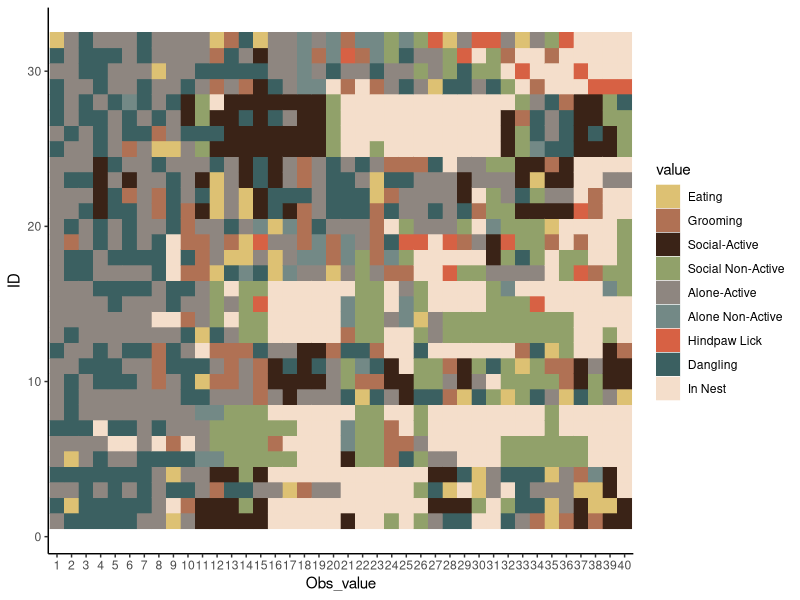
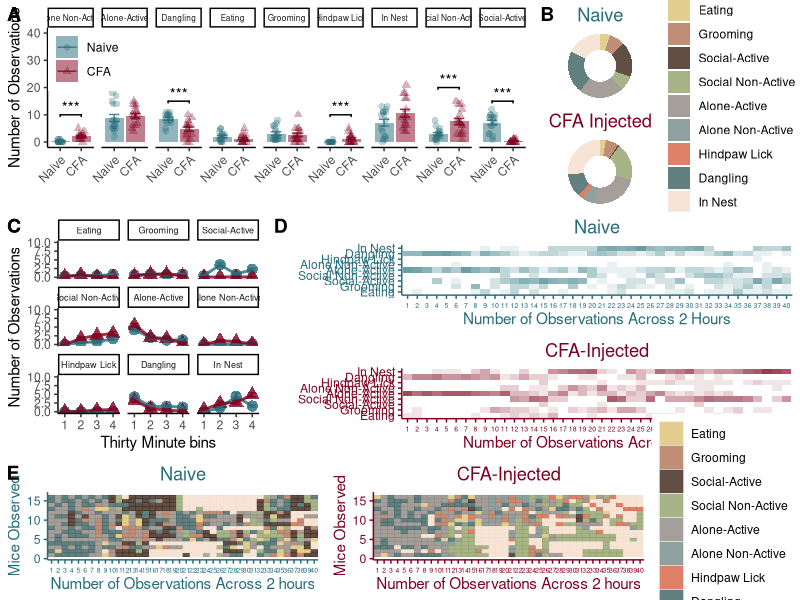

Here is the R script that generated these plots, in order: (Note: this script raises an error after producing the figures.)
## ---- chunk 1
knitr::opts_chunk$set(echo = TRUE)
library(tidyverse)
library(reshape2)
library(ggpubr)

options(scipen = 999)
## ---- chunk 2
### Overall Bar graph

male_data <- read_csv("Data/HC_CFA_Males_R.csv")
male_data$Condition <- as.character(male_data$Condition)
male_data$Condition <- factor(male_data$Condition,levels = unique(male_data$Condition))

m_male_data <- melt(male_data, id.vars=c("ID","Condition"))
m_male_data$value <- factor(m_male_data$value,
                            levels=c(1:10),
                            labels=c("Eating","Grooming","Social-Active","Social Non-Active","Alone-Active","Alone Non-Active","Hindpaw Lick","Digging","Dangling","In Nest"))

m_male_data$x <- as.character(m_male_data$variable)

m_male_data$Obs_value <- word(m_male_data$x, 2, sep="_") %>%
  factor(levels=c(1:40))

colnames(m_male_data) <- c("ID","Condition","variable","value","Junk","Obs_value")

a <- m_male_data %>%
  group_by(ID,Condition,value) %>%
  summarise(
    my_count=n()
  ) 
  
b <- dcast(a,ID+Condition~value,value.var = "my_count")

b <- b %>% 
  mutate_at(c(3:11), ~replace(., is.na(.), 0))

c <- melt(b,id.vars = c("ID","Condition"))
  
d <- c %>%
  group_by(Condition,variable) %>%
  summarise(
    n=n(),
    mean=mean(value),
    sd=sd(value)
  ) %>% mutate(se = sd / sqrt(n-1)) %>%
  ggplot(aes(x=Condition,y=mean,colour=Condition,fill=Condition))+
  geom_bar(stat="identity",alpha=0.5,colour=NA)+
  geom_errorbar(aes(x=Condition,ymin=mean-se,ymax=mean+se),width=0.5,alpha=0.8)+
  scale_colour_manual(values=c("#256D7B", "#800020"))+
  scale_fill_manual(values=c("#256D7B", "#800020"))+
  facet_wrap(~variable,ncol=9)+
  theme_classic()+
  theme(legend.position = c(0,1), legend.justification = c(0,1))+
  theme(plot.title=element_text(hjust=0.5))+
  theme(axis.text.x = element_text(angle = 45, vjust = 1, hjust=1))+
  theme(strip.text=element_text(size=6))+
  ylim(0,40)

A <- d + 
  geom_jitter(data=c,aes(x=Condition,y=value,shape=Condition),size=2,alpha=0.3,height=0,width=0.15)+
  labs(x="",y="Number of Observations",colour=NULL,fill=NULL,shape=NULL)

x <- data.frame(variable = c("Social-Active", "Social Non-Active", "Alone Non-Active", "Hindpaw Lick","Dangling"),
                Condition = c("Naive","Naive","Naive","Naive","Naive"),
                end = c("CFA","CFA","CFA","CFA","CFA"),
                y = c(15,20,10,10,15),
                label=c("***","***","***","***","***"))

A <- A +
  geom_signif(data=x,aes(xmin=Condition,xmax=end,annotations=label,y_position = y),colour="black",manual=TRUE)
## ---- chunk 3
## Donut Charts

a <- m_male_data %>%
  group_by(ID,Condition,value) %>%
  summarise(
    my_count=n()
  ) 
  
b <- dcast(a,ID+Condition~value,value.var = "my_count")

b <- b %>% 
  mutate_at(c(3:11), ~replace(., is.na(.), 0))

c <- melt(b,id.vars = c("ID","Condition"))
  
d <- c %>%
  group_by(Condition,variable) %>%
  summarise(
    n=n(),
    mean=mean(value),
    sd=sd(value)
  ) %>% mutate(se = sd / sqrt(n-1))

d$perc = (d$mean / 40) * 100

Naives <- d[d$Condition == "Naive", ]
Naives$perc <- (Naives$mean / 40) * 100
CFAs <- d[d$Condition == "CFA", ]
CFAs$perc  <- (CFAs$mean / 40) * 100

Naives$ymax = cumsum(Naives$perc)
Naives$ymin = c(0,head(Naives$ymax,n=-1))

CFAs$ymax = cumsum(CFAs$perc)
CFAs$ymin = c(0,head(CFAs$ymax,n=-1))

my_colours <- c("#ddc173","#b07154","#3a2317", "#91a16a","#8e8680","#738986","#d76144","#3b6061","#f4decb")

a <- ggplot(Naives, aes(ymax=ymax, ymin=ymin, xmax=4, xmin=3, fill=variable))+
  geom_rect(alpha=0.8) +
  scale_fill_manual(values=my_colours)+
  coord_polar(theta="y")+
  theme_void()+
  theme(plot.title=element_text(hjust = 0.5,colour="#256D7B"))+
  labs(fill=NULL,title="Naive")+
  xlim(c(2,4))

b <- ggplot(CFAs, aes(ymax=ymax, ymin=ymin, xmax=4, xmin=3, fill=variable))+
  geom_rect(alpha=0.8) +
  scale_fill_manual(values=my_colours)+
  coord_polar(theta="y")+
  theme_void()+
  theme(plot.title=element_text(hjust = 0.5,colour="#800020"))+
  labs(fill=NULL,title="CFA Injected")+
  xlim(c(2,4))

Donuts <- ggarrange(a,b,nrow=2,ncol=1,common.legend = TRUE,legend = "right")
## ---- chunk 4
## Tile chart

my_colours <- c("#ddc173","#b07154","#3a2317", "#91a16a","#8e8680","#738986","#d76144","#3b6061","#f4decb")

m_male_data %>%
  ggplot(aes(x=ID,y=Obs_value,colour=value,fill=value))+
  geom_tile()+
  scale_colour_manual(values = my_colours)+
  scale_fill_manual(values = my_colours)+
  theme_classic()+
  coord_flip()

N_mice <- m_male_data[m_male_data$Condition == "Naive", ]
CFA_mice <- m_male_data[m_male_data$Condition == "CFA", ]

a <- N_mice %>%
  mutate(dumm_ID=rep(1:16,40)) %>%
  ggplot(aes(x=dumm_ID,y=Obs_value,colour=value,fill=value))+
  geom_tile(alpha=0.8)+
  scale_colour_manual(values = my_colours)+
  scale_fill_manual(values = my_colours)+
  theme_classic()+
  theme(plot.title=element_text(hjust=0.5))+
  theme(axis.text.x = element_text(size=5))+
  theme(
    axis.text = element_text(colour="#256D7B"),
    axis.ticks = element_line(colour="#256D7B"),
    axis.line = element_line(colour="#256D7B"),
    axis.title = element_text(colour = "#256D7B"),
    plot.title=element_text(colour="#256D7B"))+
  coord_flip()+
  labs(y="Number of Observations Across 2 hours", x="Mice Observed",title="Naive",colour=NULL,fill=NULL)


b <- CFA_mice %>%
  mutate(dumm_ID=rep(1:16,40)) %>%
  ggplot(aes(x=dumm_ID,y=Obs_value,colour=value,fill=value))+
  geom_tile(alpha=0.8)+
  scale_colour_manual(values = my_colours)+
  scale_fill_manual(values = my_colours)+
  theme_classic()+
  theme(plot.title=element_text(hjust=0.5))+
  theme(axis.text.x = element_text(size=5))+
  theme(
    axis.text = element_text(colour="#800020"),
    axis.ticks = element_line(colour="#800020"),
    axis.line = element_line(colour="#800020"),
    axis.title = element_text(colour = "#800020"),
    plot.title=element_text(colour="#800020"))+
  coord_flip()+
  labs(y="Number of Observations Across 2 hours", x="Mice Observed",title="CFA-Injected",colour=NULL,fill=NULL)

c <- N_mice %>%
  ggplot(aes(x=Obs_value,y=value))+
  geom_tile(alpha=0.1,fill="#256D7B")+
  theme_classic()+
  theme(plot.title=element_text(hjust=0.5))+
  theme(axis.text.x = element_text(size=5))+
  theme(
    axis.text = element_text(colour="#256D7B"),
    axis.ticks = element_line(colour="#256D7B"),
    axis.line = element_line(colour="#256D7B"),
    axis.title = element_text(colour = "#256D7B"),
    plot.title=element_text(colour="#256D7B"))+
  labs(x="Number of Observations Across 2 Hours",y="",title="Naive")

d <- CFA_mice %>%
  ggplot(aes(x=Obs_value,y=value))+
  geom_tile(alpha=0.1,fill="#800020")+
  theme_classic()+
  theme(plot.title=element_text(hjust=0.5))+
  theme(axis.text.x = element_text(size=5))+
  theme(
    axis.text = element_text(colour="#800020"),
    axis.ticks = element_line(colour="#800020"),
    axis.line = element_line(colour="#800020"),
    axis.title = element_text(colour = "#800020"),
    plot.title=element_text(colour="#800020"))+
  labs(x="Number of Observations Across 2 Hours",y="",title="CFA-Injected")

C <- ggarrange(a,b,nrow=1,ncol=2,common.legend = TRUE,legend = "right")

D <- ggarrange(c,d,nrow=2,ncol=1)
## ---- chunk 5
## 30 minute bins graphs

thirty_min_bins <- as.data.frame(rep(1:4,each=(320)))
colnames(thirty_min_bins) <- "x"
m_male_data$thirty_bins <- thirty_min_bins$x

a <- m_male_data %>%
  group_by(ID,Condition,value,thirty_bins) %>%
  summarise(
    my_count=n()
  ) 
  
b <- dcast(a,ID+Condition+thirty_bins~value,value.var = "my_count")

b <- b %>% 
  mutate_at(c(4:12), ~replace(., is.na(.), 0))

c <- melt(b,id.vars = c("ID","Condition","thirty_bins"))

B <- c %>% 
  group_by(Condition,variable,thirty_bins) %>%
  summarise(
    n=n(),
    mean=mean(value),
    sd=sd(value)
  ) %>% mutate(se = sd / sqrt(n-1)) %>% 
  ggplot(aes(x=thirty_bins,y=mean,colour=Condition,shape=Condition))+
  geom_point(size=3.5,alpha=0.8)+
  geom_errorbar(aes(x=thirty_bins,ymin=mean-se,ymax=mean+se),width=0.5,alpha=0.8)+
  geom_line(size=1,alpha=0.8)+
  scale_colour_manual(values=c("#256D7B","#800020"))+
  theme_classic()+
  theme(legend.position = "none")+
  labs(x="Thirty Minute bins",y="Number of Observations")+
  facet_wrap(~variable,ncol=3)+
  theme(strip.text=element_text(size=6.5))+
  ylim(0,10)
## ---- chunk 6
## Arrange Panel

top <- ggarrange(A,Donuts,
                 nrow=1,ncol=2,
                 widths=c(2,1),
                 labels=c("A","B"))
middle <- ggarrange(B,D,nrow=1,ncol=2,widths=c(1,2),labels=c("C","D"))

HC_panel <- ggarrange(top,middle,C,nrow=3,ncol=1,heights=c(1.5,1.75,1),labels = c("A","C","E"))+
  theme(panel.background = element_rect(fill="#FFFFFF",colour="#FFFFFF"))+
  theme(plot.background = element_rect(fill = "#FFFFFF", colour="#FFFFFF"))
ggsave("Figs/1_male_HC_panel.png",height=9,width=11,dpi=300)
# ggsave("Figs/tiffs/1_male_HC_panel.tiff",height=9,width=11,dpi=700,bg="white",device="tiff")
## ---- chunk 7
knitr::include_graphics("Figs/1_male_HC_panel.png")
## ---- chunk 8
# All behaviours in the model throws an error - it knows that you need to leave one out I suppose. 

# It is important to leave one behavior out of the MANOVA to allow for a degree of freedom in the analysis. 

## I thought originally that I would leave time in the nest out, but bc there is a clear sex difference in that behaviour I chose eating instead here: 

fit <- manova(cbind(Grooming,`Social-Active`,`Social Non-Active`,`Alone-Active`,`Alone Non-Active`,`Hindpaw Lick`,`Dangling`,`In Nest`) ~ Condition, data=b)
summary(fit)
## ---- chunk 9
# Prints out the individual ANOVAs for each behaviour
summary.aov(fit)
